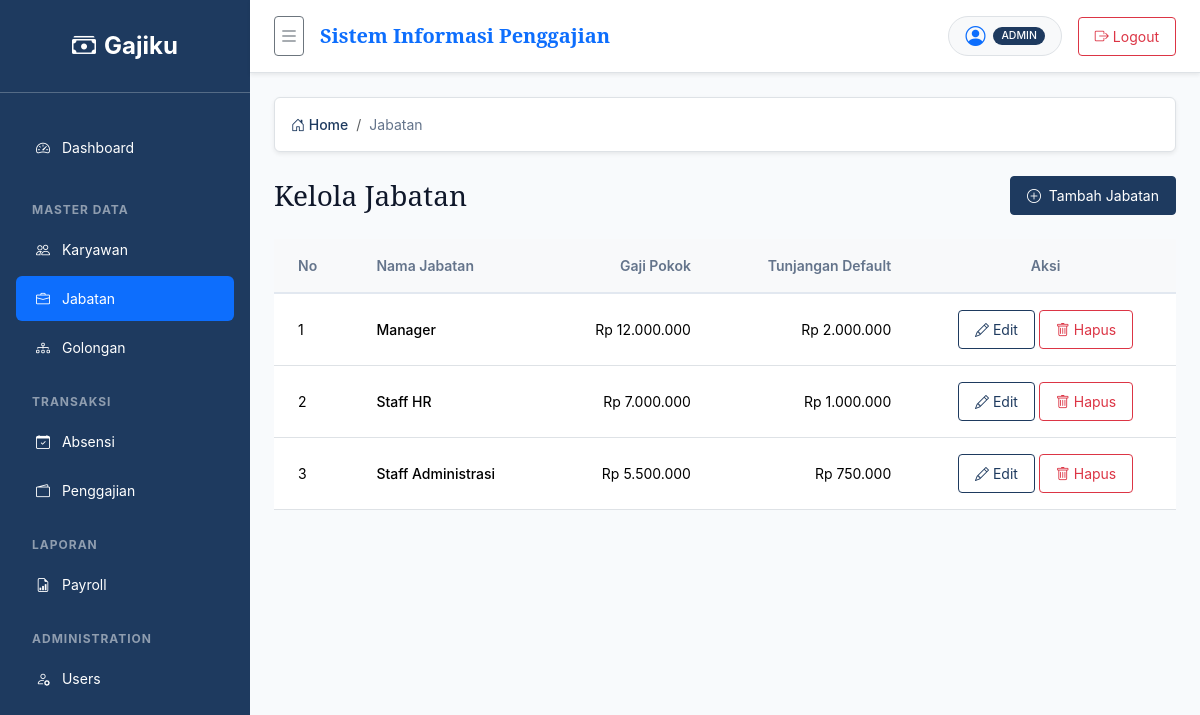
The app's page /?page=jabatan/index (signed in) with its own data.
### tables this page shows
CREATE TABLE IF NOT EXISTS jabatan (
    id INT UNSIGNED AUTO_INCREMENT PRIMARY KEY,
    nama_jabatan VARCHAR(100) NOT NULL,
    gaji_pokok DECIMAL(15,2) NOT NULL,
    tunjangan_default DECIMAL(15,2) NOT NULL DEFAULT 0,
    created_at TIMESTAMP NOT NULL DEFAULT CURRENT_TIMESTAMP,
    updated_at TIMESTAMP NOT NULL DEFAULT CURRENT_TIMESTAMP ON UPDATE CURRENT_TIMESTAMP
);

### app/includes/jabatan.php (called while the page is built, shortened)
<?php
function fetchAllJabatan(PDO $pdo): array
{
    $stmt = $pdo->query(
        'SELECT id, nama_jabatan, gaji_pokok, tunjangan_default
         FROM jabatan
         ORDER BY id ASC'
    );
    return $stmt->fetchAll();
}

### app/pages/jabatan/index.php (the view, shortened to what this page needs)
<?php
require_once dirname(__DIR__, 2) . '/includes/jabatan.php';
$pdo = getPDO();
$jabatans = fetchAllJabatan($pdo);
?>
        <div class="d-flex justify-content-between align-items-center mb-4">
            <h1 class="h3 mb-0">Kelola Jabatan</h1>
            <a href="/?page=jabatan/create" class="btn btn-primary">
                <i class="bi bi-plus-circle me-1"></i> Tambah Jabatan
            </a>
        </div>
        <div class="card border-0 shadow-sm">
            <div class="card-body p-0">
                <div class="table-responsive">
                    <table class="table table-hover align-middle mb-0">
                        <thead class="table-light">
                            <tr>
                                <th class="px-4 py-3">No</th>
                                <th class="px-4 py-3">Nama Jabatan</th>
                                <th class="px-4 py-3 text-end">Gaji Pokok</th>
                                <th class="px-4 py-3 text-end">Tunjangan Default</th>
                                <th class="px-4 py-3 text-center">Aksi</th>
                            </tr>
                        </thead>
                        <tbody>
                            <?php if (count($jabatans) > 0): ?>
                                <?php foreach ($jabatans as $index => $jabatan): ?>
                                    <tr>
                                        <td class="px-4 py-3"><?= $index + 1 ?></td>
                                        <td class="px-4 py-3 fw-medium"><?= htmlspecialchars((string) $jabatan['nama_jabatan'], ENT_QUOTES, 'UTF-8') ?></td>
                                        <td class="px-4 py-3 text-end">Rp <?= number_format((float) $jabatan['gaji_pokok'], 0, ',', '.') ?></td>
                                        <td class="px-4 py-3 text-end">Rp <?= number_format((float) $jabatan['tunjangan_default'], 0, ',', '.') ?></td>
                                        <td class="px-4 py-3 text-center">
                                            <a href="/?page=jabatan/edit&id=<?= $jabatan['id'] ?>" class="btn btn-sm btn-outline-primary">
                                                <i class="bi bi-pencil"></i> Edit
                                            </a>
                                            <form action="/?action=jabatan/delete" method="POST" class="d-inline" onsubmit="return confirm('Yakin ingin menghapus jabatan ini?');">
                                                <button type="submit" class="btn btn-sm btn-outline-danger">
                                                    <i class="bi bi-trash"></i> Hapus
                                                </button>
                                            </form>
                                        </td>
                                    </tr>
                                <?php endforeach; ?>
                            <?php endif; ?>
                        </tbody>
                    </table>
                </div>
            </div>
        </div>

### public/assets/css/style.css (style rules this page uses)
:root { --primary-color: #1E3A5F; --secondary-color: #6B7280; --tertiary-color: #2563EB; --bg-color: #F8FAFC; --surface-color: #FFFFFF; --border-color: #E2E8F0; --input-border: #CBD5E1; --success-color: #16A34A; --warning-color: #CA8A04; --error-color: #DC2626; --info-color: #2563EB; --text-primary: #0F172A; --text-secondary: #64748B; }
body { background-color: var(--bg-color); color: var(--text-primary); font-family: 'Inter', 'Open Sans', sans-serif; font-size: 14px; }
h1, h2, h3, h4, h5, h6 { font-family: 'Noto Serif', 'Nunito', serif; color: var(--text-primary); }
h1 { font-size: 32px; }
.card { background-color: var(--surface-color); border: 1px solid var(--border-color); border-radius: 4px; box-shadow: none !important; }
.card-body { padding: 16px; }
.btn { border-radius: 4px; font-size: 14px; padding: 8px 16px; }
.btn-primary { background-color: var(--primary-color); border-color: var(--primary-color); color: white; }
.btn-outline-primary { color: var(--primary-color); border-color: var(--primary-color); }
.table { border-radius: 0; }
.table th { padding: 12px; color: var(--text-secondary); font-weight: 600; border-bottom: 2px solid var(--border-color); }
.table td { padding: 8px; vertical-align: middle; height: 40px; }
.table-light { background-color: #f1f5f9; }

### records on screen
jabatan: nama_jabatan "Manager", gaji_pokok "12.000.000", tunjangan_default "2.000.000"
jabatan: nama_jabatan "Staff HR", gaji_pokok "7.000.000", tunjangan_default "1.000.000"
jabatan: nama_jabatan "Staff Administrasi", gaji_pokok "5.500.000", tunjangan_default "750.000"

### other values on screen
$user['role'] "ADMIN"
$name "Jabatan"
